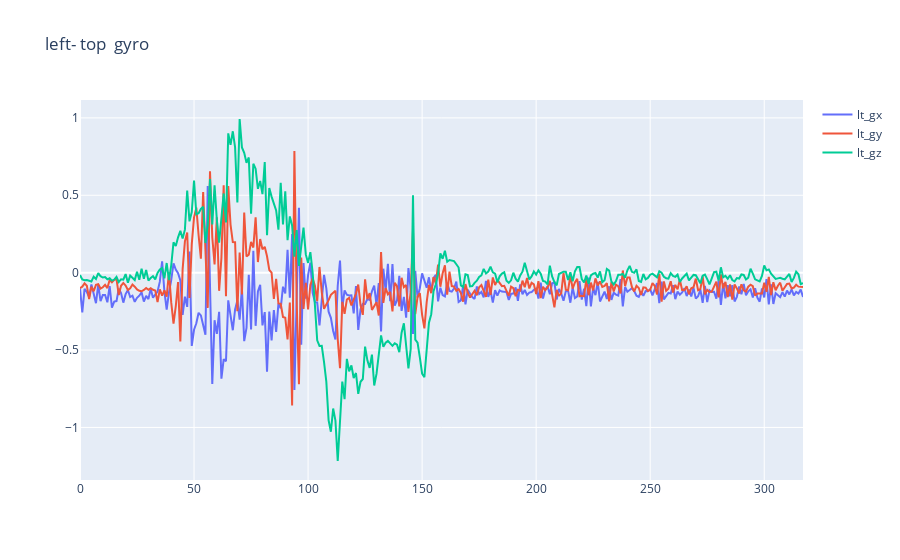
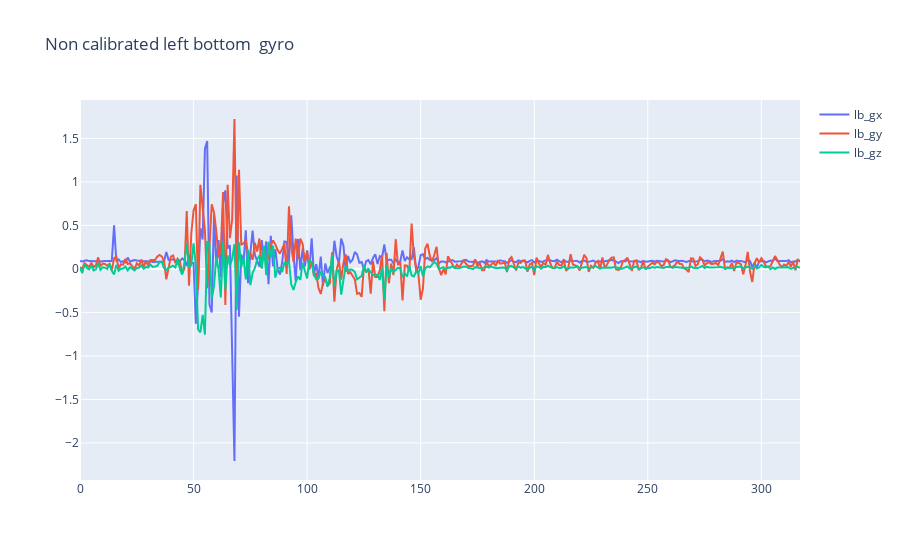

Here is the notebook cell these charts were saved with, in order:
### Code cell
show_plot(lt,'left- top ',False)
show_plot(lb,'Non calibrated left bottom ',False)

### Figure 1 — Plotly figure (JSON) as saved in the notebook; plotly's stock layout.template omitted (floating-point values rounded to 4 significant figures; data arrays with more than 128 entries replaced by an {"elided": "..."} marker saying what was removed)
{"data": [{"name": "lt_gx", "type": "scatter", "x": {"elided": "318 int values"}, "y": {"elided": "318 float values"}}, {"name": "lt_gy", "type": "scatter", "x": {"elided": "318 int values"}, "y": {"elided": "318 float values"}}, {"name": "lt_gz", "type": "scatter", "x": {"elided": "318 int values"}, "y": {"elided": "318 float values"}}], "layout": {"title": {"text": "left- top  gyro"}}}

### Figure 2 — Plotly figure (JSON) as saved in the notebook; plotly's stock layout.template omitted (floating-point values rounded to 4 significant figures; data arrays with more than 128 entries replaced by an {"elided": "..."} marker saying what was removed)
{"data": [{"name": "lb_gx", "type": "scatter", "x": {"elided": "318 int values"}, "y": {"elided": "318 float values"}}, {"name": "lb_gy", "type": "scatter", "x": {"elided": "318 int values"}, "y": {"elided": "318 float values"}}, {"name": "lb_gz", "type": "scatter", "x": {"elided": "318 int values"}, "y": {"elided": "318 float values"}}], "layout": {"title": {"text": "Non calibrated left bottom  gyro"}}}
